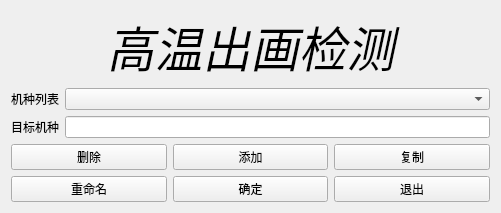
<?xml version="1.0" encoding="UTF-8"?>
<ui version="4.0">
 <class>ChooseDlg</class>
 <widget class="QWidget" name="ChooseDlg">
  <property name="geometry">
   <rect>
    <x>0</x>
    <y>0</y>
    <width>501</width>
    <height>196</height>
   </rect>
  </property>
  <property name="windowTitle">
   <string>高温出画</string>
  </property>
  <layout class="QVBoxLayout" name="verticalLayout">
   <item>
    <widget class="QLabel" name="label">
     <property name="font">
      <font>
       <family>华文行楷</family>
       <pointsize>36</pointsize>
       <italic>true</italic>
      </font>
     </property>
     <property name="text">
      <string>高温出画检测</string>
     </property>
     <property name="alignment">
      <set>Qt::AlignCenter</set>
     </property>
    </widget>
   </item>
   <item>
    <layout class="QGridLayout" name="gridLayout">
     <item row="1" column="1">
      <widget class="QLineEdit" name="destNameLine"/>
     </item>
     <item row="1" column="0">
      <widget class="QLabel" name="label_2">
       <property name="text">
        <string>目标机种</string>
       </property>
      </widget>
     </item>
     <item row="0" column="1">
      <widget class="QComboBox" name="nameListCombo"/>
     </item>
     <item row="0" column="0">
      <widget class="QLabel" name="label_3">
       <property name="text">
        <string>机种列表</string>
       </property>
      </widget>
     </item>
    </layout>
   </item>
   <item>
    <layout class="QGridLayout" name="gridLayout_2">
     <item row="0" column="0">
      <widget class="QPushButton" name="deleteButton">
       <property name="text">
        <string>删除</string>
       </property>
       <property name="icon">
        <iconset resource="MainDlg.qrc">
         <normaloff>:/Images/Resources/Images/del.ico</normaloff>:/Images/Resources/Images/del.ico</iconset>
       </property>
      </widget>
     </item>
     <item row="0" column="1">
      <widget class="QPushButton" name="addButton">
       <property name="text">
        <string>添加</string>
       </property>
       <property name="icon">
        <iconset resource="MainDlg.qrc">
         <normaloff>:/Images/Resources/Images/add.ico</normaloff>:/Images/Resources/Images/add.ico</iconset>
       </property>
      </widget>
     </item>
     <item row="0" column="2">
      <widget class="QPushButton" name="copyButton">
       <property name="text">
        <string>复制</string>
       </property>
       <property name="icon">
        <iconset resource="MainDlg.qrc">
         <normaloff>:/Images/Resources/Images/file.ico</normaloff>:/Images/Resources/Images/file.ico</iconset>
       </property>
      </widget>
     </item>
     <item row="1" column="0">
      <widget class="QPushButton" name="renameButton">
       <property name="text">
        <string>重命名</string>
       </property>
       <property name="icon">
        <iconset resource="MainDlg.qrc">
         <normaloff>:/Images/Resources/Images/store.ico</normaloff>:/Images/Resources/Images/store.ico</iconset>
       </property>
      </widget>
     </item>
     <item row="1" column="1">
      <widget class="QPushButton" name="confirmButton">
       <property name="text">
        <string>确定</string>
       </property>
       <property name="icon">
        <iconset resource="MainDlg.qrc">
         <normaloff>:/Images/Resources/Images/connect.ico</normaloff>:/Images/Resources/Images/connect.ico</iconset>
       </property>
      </widget>
     </item>
     <item row="1" column="2">
      <widget class="QPushButton" name="exitButton">
       <property name="text">
        <string>退出</string>
       </property>
       <property name="icon">
        <iconset resource="MainDlg.qrc">
         <normaloff>:/Images/Resources/Images/exit.ico</normaloff>:/Images/Resources/Images/exit.ico</iconset>
       </property>
      </widget>
     </item>
    </layout>
   </item>
  </layout>
 </widget>
 <layoutdefault spacing="6" margin="11"/>
 <resources>
  <include location="MainDlg.qrc"/>
 </resources>
 <connections/>
</ui>
